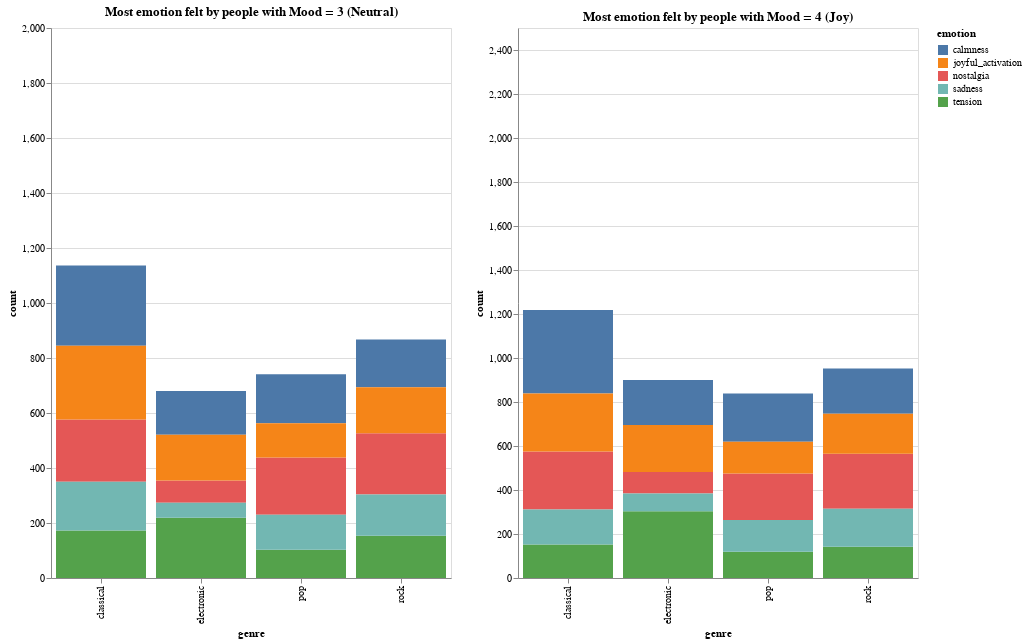

The cell this chart's notebook holds for it:
### Code cell
c1 = alt.Chart(new_subset[new_subset['mood'] == 3]).mark_bar().encode(
    x='genre:N',
    y=alt.Y('count:Q', scale=alt.Scale(domain=[0, 2000])),
    color='emotion'
).properties(
    title="Most emotion felt by people with Mood = 3 (Neutral)",
    width=400,
    height=550,
)


c2 = alt.Chart(new_subset[new_subset['mood'] == 4]).mark_bar().encode(
    x='genre:N',
    y=alt.Y('count:Q', scale=alt.Scale(domain=[0, 2500])),
    color='emotion'
).properties(
    title="Most emotion felt by people with Mood = 4 (Joy)",
    width=400,
    height=550,
)

c1 | c2

### Figure 1 — Vega-Lite specification as saved in the notebook (floating-point values rounded to 4 significant figures)
{"config": {"view": {"continuousWidth": 400, "continuousHeight": 300}}, "hconcat": [{"data": {"name": "data-c9ba13679d0c98bc322f3319a56f2cdb"}, "mark": "bar", "encoding": {"color": {"type": "nominal", "field": "emotion"}, "x": {"type": "nominal", "field": "genre"}, "y": {"type": "quantitative", "field": "count", "scale": {"domain": [0, 2000]}}}, "height": 550, "title": "Most emotion felt by people with Mood = 3 (Neutral)", "width": 400}, {"data": {"name": "data-fc9fb0644b9038939f9104f85f502da2"}, "mark": "bar", "encoding": {"color": {"type": "nominal", "field": "emotion"}, "x": {"type": "nominal", "field": "genre"}, "y": {"type": "quantitative", "field": "count", "scale": {"domain": [0, 2500]}}}, "height": 550, "title": "Most emotion felt by people with Mood = 4 (Joy)", "width": 400}], "$schema": "https://vega.github.io/schema/vega-lite/v4.8.1.json", "datasets": {"data-c9ba13679d0c98bc322f3319a56f2cdb": [{"mood": 3, "genre": "classical", "emotion": "nostalgia", "count": 226}, {"mood": 3, "genre": "classical", "emotion": "calmness", "count": 291}, {"mood": 3, "genre": "classical", "emotion": "joyful_activation", "count": 269}, {"mood": 3, "genre": "classical", "emotion": "tension", "count": 173}, {"mood": 3, "genre": "classical", "emotion": "sadness", "count": 177}, {"mood": 3, "genre": "electronic", "emotion": "nostalgia", "count": 81}, {"mood": 3, "genre": "electronic", "emotion": "calmness", "count": 159}, {"mood": 3, "genre": "electronic", "emotion": "joyful_activation", "count": 166}, {"mood": 3, "genre": "electronic", "emotion": "tension", "count": 219}, {"mood": 3, "genre": "electronic", "emotion": "sadness", "count": 55}, {"mood": 3, "genre": "pop", "emotion": "nostalgia", "count": 208}, {"mood": 3, "genre": "pop", "emotion": "calmness", "count": 178}, {"mood": 3, "genre": "pop", "emotion": "joyful_activation", "count": 125}, {"mood": 3, "genre": "pop", "emotion": "tension", "count": 103}, {"mood": 3, "genre": "pop", "emotion": "sadness", "count": 127}, {"mood": 3, "genre": "rock", "emotion": "nostalgia", "count": 222}, {"mood": 3, "genre": "rock", "emotion": "calmness", "count": 173}, {"mood": 3, "genre": "rock", "emotion": "joyful_activation", "count": 168}, {"mood": 3, "genre": "rock", "emotion": "tension", "count": 154}, {"mood": 3, "genre": "rock", "emotion": "sadness", "count": 150}], "data-fc9fb0644b9038939f9104f85f502da2": [{"mood": 4, "genre": "classical", "emotion": "nostalgia", "count": 264}, {"mood": 4, "genre": "classical", "emotion": "calmness", "count": 379}, {"mood": 4, "genre": "classical", "emotion": "joyful_activation", "count": 264}, {"mood": 4, "genre": "classical", "emotion": "tension", "count": 152}, {"mood": 4, "genre": "classical", "emotion": "sadness", "count": 159}, {"mood": 4, "genre": "electronic", "emotion": "nostalgia", "count": 98}, {"mood": 4, "genre": "electronic", "emotion": "calmness", "count": 204}, {"mood": 4, "genre": "electronic", "emotion": "joyful_activation", "count": 214}, {"mood": 4, "genre": "electronic", "emotion": "tension", "count": 303}, {"mood": 4, "genre": "electronic", "emotion": "sadness", "count": 81}, {"mood": 4, "genre": "pop", "emotion": "nostalgia", "count": 211}, {"mood": 4, "genre": "pop", "emotion": "calmness", "count": 220}, {"mood": 4, "genre": "pop", "emotion": "joyful_activation", "count": 144}, {"mood": 4, "genre": "pop", "emotion": "tension", "count": 119}, {"mood": 4, "genre": "pop", "emotion": "sadness", "count": 145}, {"mood": 4, "genre": "rock", "emotion": "nostalgia", "count": 250}, {"mood": 4, "genre": "rock", "emotion": "calmness", "count": 205}, {"mood": 4, "genre": "rock", "emotion": "joyful_activation", "count": 182}, {"mood": 4, "genre": "rock", "emotion": "tension", "count": 142}, {"mood": 4, "genre": "rock", "emotion": "sadness", "count": 173}]}}
